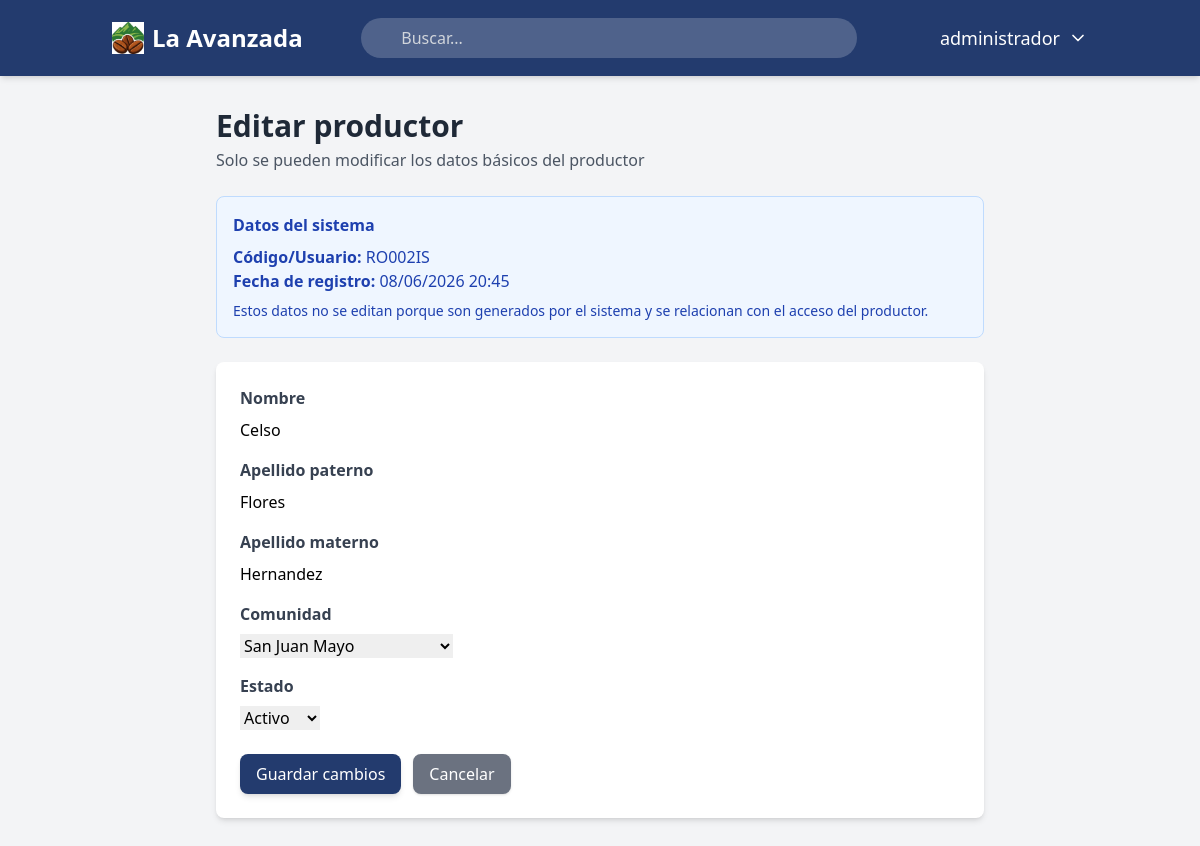
The page /productores/3/editar/ (signed in) on the database its author committed.
### usuarios/models.py (models this page shows)
class Usuario(AbstractUser): # CREAMOS LA CLASE USUARIO
    usuario_id = models.AutoField(primary_key=True) #CAMPO USUARIO ID, ES NUMEROS AUTOMATICOS Y ES LLAVE PRIMARIA
    USERNAME_FIELD = 'username' # CAMPO PARA INICIAR SESION
    class Meta: # CONFIGURACIONES EXTRAS en la bd
        db_table = 'usuarios' # nombre de la tabla
        verbose_name = 'Usuario' # definimos en sigular el modelo dentro del panel de django
        verbose_name_plural = 'Usuarios' # define como se mostrara en plural en django

### productores/models.py (models this page shows, shortened)
class Productor(models.Model):
    OPCIONES_ESTADO = [
        ('Activo', 'Activo'),
        ('Inactivo', 'Inactivo'),
    ]
    id_productor = models.AutoField(primary_key=True) #llave primaria
    codigo_productor = models.CharField(
        max_length=20,
        unique=True,
        verbose_name='Código del productor'
    )
    nombre = models.CharField(
        max_length=100,
        verbose_name='Nombre'
    )
    apellido_paterno = models.CharField(
        max_length=100,
        verbose_name='Apellido paterno'
    )
    apellido_materno = models.CharField(
        max_length=100,
        blank=True, # no pasa nada si se queda vacio
        verbose_name='Apellido materno'
    )
    comunidad = models.ForeignKey(
        Comunidad,
        on_delete=models.PROTECT,
        related_name='productores',
        verbose_name='Comunidad'
    )
    usuario = models.OneToOneField(
        settings.AUTH_USER_MODEL,
        on_delete=models.SET_NULL,
        null=True,
        blank=True,
        related_name='productor',
        verbose_name='Usuario de acceso'
    )
    estado = models.CharField(
        max_length=20,
        choices=OPCIONES_ESTADO,
        default='Activo',
        verbose_name='Estado'
    )
    creado_por = models.ForeignKey(
        settings.AUTH_USER_MODEL,
        on_delete=models.SET_NULL,
        null=True,
        blank=True,
        related_name='productores_creados',
        verbose_name='Creado por'
    )
    fecha_registro = models.DateTimeField(
        auto_now_add=True,
        verbose_name='Fecha de registro'
    )
    editado_por = models.ForeignKey(
        settings.AUTH_USER_MODEL,
        on_delete=models.SET_NULL,
        null=True,
        blank=True,
        related_name='productores_editados',
        verbose_name='Editado por'
    )
    fecha_edicion = models.DateTimeField(
        auto_now=True,
        verbose_name='Fecha de edición'
    )
    class Meta:
        db_table = 'productores'
        verbose_name = 'Productor'
        verbose_name_plural = 'Productores'

### productores/views.py (the view)
# urls.py: path('<int:pk>/editar/', views.editar_productor, name='editar_productor'),
@login_required
def editar_productor(request, pk):
    permiso = obtener_permiso_productores(request.user)
    if permiso < 2:
        return redirect('productores:detalle_productor', pk=pk)
    productor = get_object_or_404(Productor, pk=pk)
    if request.method == 'POST':
        form = FormularioProductor(request.POST, instance=productor)
        if form.is_valid():
            productor = form.save(commit=False)
            productor.editado_por = request.user
            productor.save()
            return redirect(f'/productores/{productor.pk}/detalle/?editado=1')
    else:
        form = FormularioProductor(instance=productor)
    contexto = {
        'form': form,
        'productor': productor,
    }
    return render(request, 'productores/formulario_productor.html', contexto)

### productores/forms.py
class FormularioProductor(forms.ModelForm):
    class Meta:
        model = Productor
        fields = [
            'nombre',
            'apellido_paterno',
            'apellido_materno',
            'comunidad',
            'estado',
        ]

### comunidades/models.py (called while the page is built)
    def __str__(self): # para django admin y para nosotros tambien en modo texto
        return self.nombre_comunidad

### principal/context_processors.py (called while the page is built)
def obtener_permisos(request):
    permisos = { # los modulos
        'registrar_compras_cafe': 0,
        'historial_compras': 0,
        'comunidades': 0,
        'productores': 0,
        'registro_ventas_cafe': 0,
        'analisis_predicciones': 0,
        'roles_usuarios': 0,
    }
    roles = []
    if request.user.is_authenticated:
        roles_usuario = UsuarioRol.objects.filter(usuario=request.user)
        roles = [usuario_rol.rol.nombre_rol for usuario_rol in roles_usuario]
        for usuario_rol in roles_usuario:
            rol = usuario_rol.rol
            for modulo in permisos.keys():
                permiso_actual = getattr(rol, modulo, 0)
                if permiso_actual > permisos[modulo]:
                    permisos[modulo] = permiso_actual
    return {
        'permisos': permisos,
        'roles': roles,
    }

### productores/views.py (called while the page is built)
def obtener_permiso_productores(usuario):
    roles_usuario = UsuarioRol.objects.filter(usuario=usuario)
    permiso_maximo = 0
    for usuario_rol in roles_usuario:
        rol = usuario_rol.rol
        permiso_actual = getattr(rol, 'productores', 0)
        if permiso_actual > permiso_maximo:
            permiso_maximo = permiso_actual
    return permiso_maximo

### productores/templates/productores/formulario_productor.html (shortened to what this page needs)
{% extends 'principal/base.html' %}
{% block content %}
<div class="max-w-3xl mx-auto">
    <div class="mb-6">
        <h1 class="text-3xl font-bold text-gray-800">
            Editar productor
        </h1>
        <p class="text-gray-600 mt-1">
            Solo se pueden modificar los datos básicos del productor
        </p>
    </div>
    <div class="bg-blue-50 border border-blue-200 rounded-lg p-4 mb-6">
        <h2 class="font-bold text-blue-800 mb-2">
            Datos del sistema
        </h2>
        <p class="text-blue-800">
            <span class="font-semibold">Código/Usuario:</span>
            {{ productor.codigo_productor }}
        </p>
        <p class="text-blue-800">
            <span class="font-semibold">Fecha de registro:</span>
            {{ productor.fecha_registro|date:"d/m/Y H:i" }}
        </p>
        <p class="text-blue-800 mt-2 text-sm">
            Estos datos no se editan porque son generados por el sistema y se relacionan con el acceso del productor.
        </p>
    </div>
    <div class="bg-white rounded-lg shadow-md p-6">
        <form method="post" autocomplete="off">
            <div class="mb-4">
                <label for="{{ form.nombre.id_for_label }}" class="block text-gray-700 font-semibold mb-2">
                    Nombre
                </label>
                {{ form.nombre }}
            </div>
            <div class="mb-4">
                <label for="{{ form.apellido_paterno.id_for_label }}" class="block text-gray-700 font-semibold mb-2">
                    Apellido paterno
                </label>
                {{ form.apellido_paterno }}
            </div>
            <div class="mb-4">
                <label for="{{ form.apellido_materno.id_for_label }}" class="block text-gray-700 font-semibold mb-2">
                    Apellido materno
                </label>
                {{ form.apellido_materno }}
            </div>
            <div class="mb-4">
                <label for="{{ form.comunidad.id_for_label }}" class="block text-gray-700 font-semibold mb-2">
                    Comunidad
                </label>
                {{ form.comunidad }}
            </div>
            <div class="mb-6">
                <label for="{{ form.estado.id_for_label }}" class="block text-gray-700 font-semibold mb-2">
                    Estado
                </label>
                {{ form.estado }}
            </div>
            <div class="flex flex-col sm:flex-row gap-3">
                <button type="submit"
                        class="w-full sm:w-auto bg-[#233b6e] text-white px-4 py-2 rounded-lg shadow-md hover:bg-[#1a2c53] transition-colors duration-300">
                    Guardar cambios
                </button>
                <a href="{% url 'productores:detalle_productor' productor.pk %}"
                   class="bg-gray-500 hover:bg-gray-600 text-white px-4 py-2 rounded-lg shadow text-center">
                    Cancelar
                </a>
            </div>
        </form>
    </div>
</div>
{% endblock %}

### principal/templates/principal/base.html (shortened to what this page needs)
{% load static %}
<!DOCTYPE html>
<html lang="es">
<head>
    <script src="https://cdn.tailwindcss.com"></script>
</head>
<body class="bg-gray-100 font-sans">
    <nav class="bg-[#233b6e] text-white shadow-md">
        <div class="container mx-auto px-4 py-4 flex flex-col md:flex-row justify-between items-center space-y-4 md:space-y-0">
            <a href="{% url 'dashboard' %}" class="flex items-center gap-2 text-2xl font-bold rounded-lg px-2 py-1 transition-all hover:bg-white/10">
                <img src="{% static 'img/logoavanzada2.jpg' %}" alt="La Avanzada" class="h-8 w-8">
                <span>La Avanzada</span>
            </a>
            <div class="relative w-full md:w-1/2">
                <input
                    type="text"
                    id="transaction-input"
                    placeholder="Buscar..."
                    class="w-full bg-white/20 text-white rounded-full py-2 pl-10 pr-4 focus:outline-none focus:ring-2 focus:ring-white/50 placeholder-gray-300"
                >
            </div>
            <div class="flex items-center space-x-6">
                <div class="relative">
                    <button id="user-menu-button" class="flex items-center space-x-2 text-lg font-medium transition-all hover:bg-white/10 p-2 rounded-lg">
                        <span>{{ user.first_name|default:user.username }}</span>
                        <svg xmlns="http://www.w3.org/2000/svg" width="20" height="20"
                             viewBox="0 0 24 24" fill="none" stroke="currentColor"
                             stroke-width="2" stroke-linecap="round" stroke-linejoin="round"
                             class="lucide lucide-chevron-down">
                            <path d="m6 9 6 6 6-6"></path>
                        </svg>
                    </button>
                </div>
            </div>
        </div>
    </nav>
    <main class="container mx-auto p-8">
        {% block content %}
        {% endblock content %}
    </main>
</body>
</html>

### rows shown on the page
Usuario: first_name "administrador"
Productor: codigo_productor "RO002IS", fecha_registro "08/06/2026 20:45", nombre "Celso", apellido_paterno "Flores", apellido_materno "Hernandez", comunidad "San Juan Mayo", estado "Activo"
